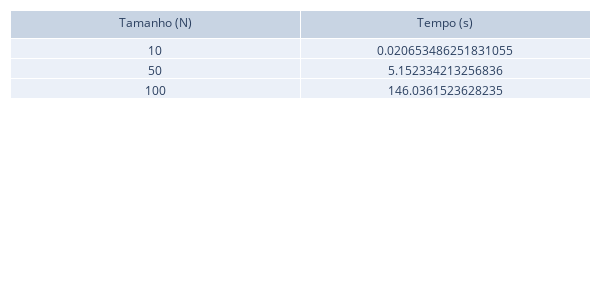

Notebook source saved alongside this figure:
### Code cell
import numpy as np
import scipy.linalg
import time
import plotly.graph_objects as go

# Função para criar uma matriz simétrica
def cria_matriz_simetrica(n):
    matriz = np.zeros((n, n))
    for i in range(n):
        for j in range(n):
            valor = np.random.randint(0, 100)
            matriz[i, j] = valor
            matriz[j, i] = valor
    return matriz

# Implementação do método de Francis para autovalores
def metodo_francis(matriz, max_iteracoes, tolerancia, tamanho):
    iteracao = 1
    V = np.identity(tamanho)
    erro = 0.02
    while erro > tolerancia and iteracao < max_iteracoes:
        Q, R = scipy.linalg.qr(matriz)
        matriz = R @ Q
        V = V @ Q
        erro = 0
        for x in range(tamanho):
            for y in range(tamanho):
                if x != y and abs(matriz[x, y]) > erro:
                    erro = abs(matriz[x, y])
        iteracao += 1
    return matriz

# Parâmetros
tamanhos = [10, 50, 100]
max_iteracoes = 10000
tolerancia = 0.01
tempos = []

# Medição de tempo para diferentes tamanhos de matrizes
for tamanho in tamanhos:
    matriz = cria_matriz_simetrica(tamanho)
    tempo_inicial = time.time()
    metodo_francis(matriz, max_iteracoes, tolerancia, tamanho)
    tempos.append(time.time() - tempo_inicial)

# Criação da tabela para visualização dos tempos
figura = go.Figure(data=[go.Table(header=dict(values=['Tamanho (N)', 'Tempo (s)']),
                                  cells=dict(values=[tamanhos, tempos]))])
figura.update_layout(width=600, height=300, margin=dict(b=10, l=10, r=10, t=10))
figura.show()

### Figure 1 — Plotly figure (JSON) as saved in the notebook; plotly's stock layout.template omitted (floating-point values rounded to 4 significant figures)
{"data": [{"cells": {"values": [[10, 50, 100], [0.02065, 5.152, 146.0]]}, "header": {"values": ["Tamanho (N)", "Tempo (s)"]}, "type": "table"}], "layout": {"height": 300, "margin": {"b": 10, "l": 10, "r": 10, "t": 10}, "width": 600}}
